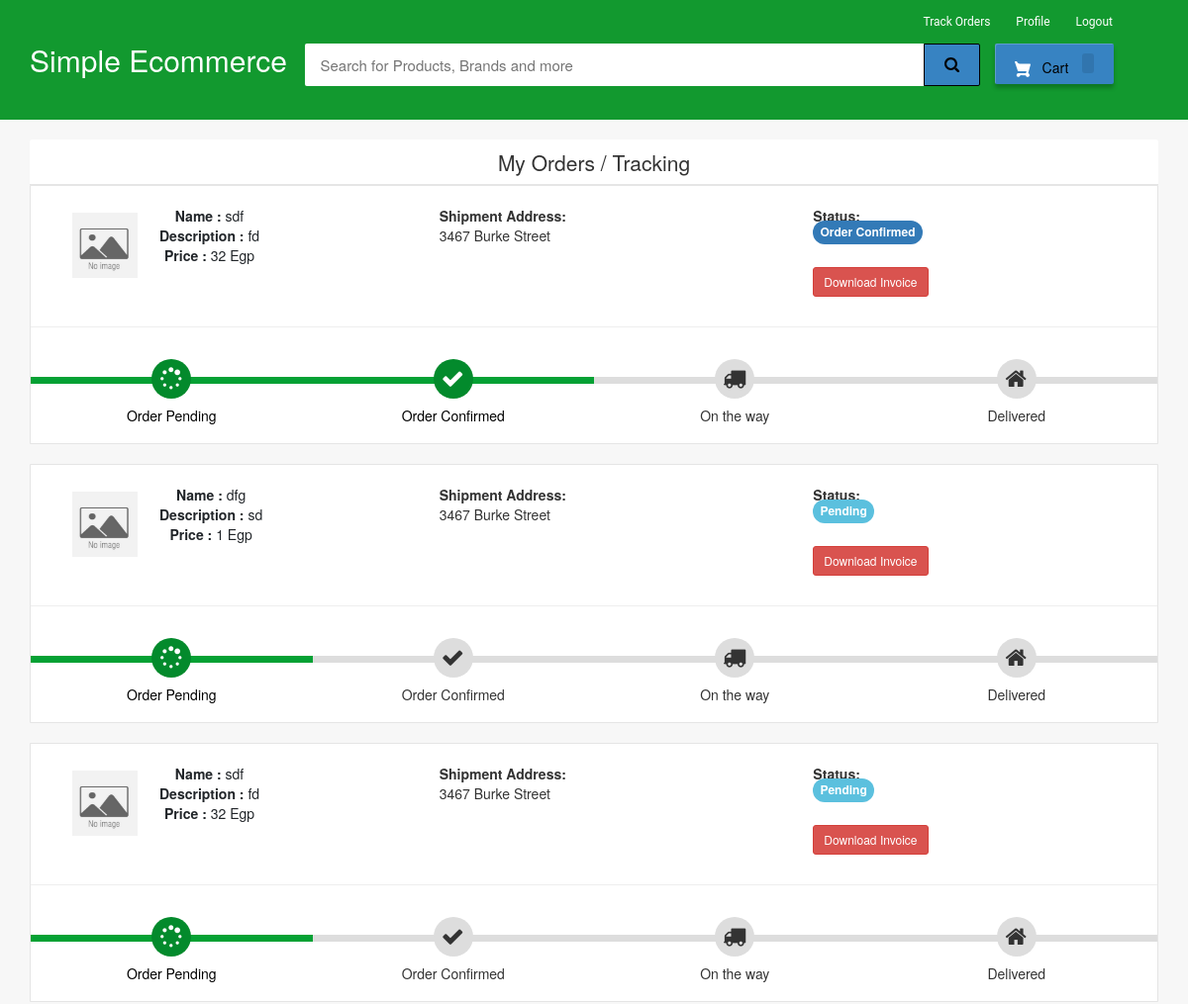
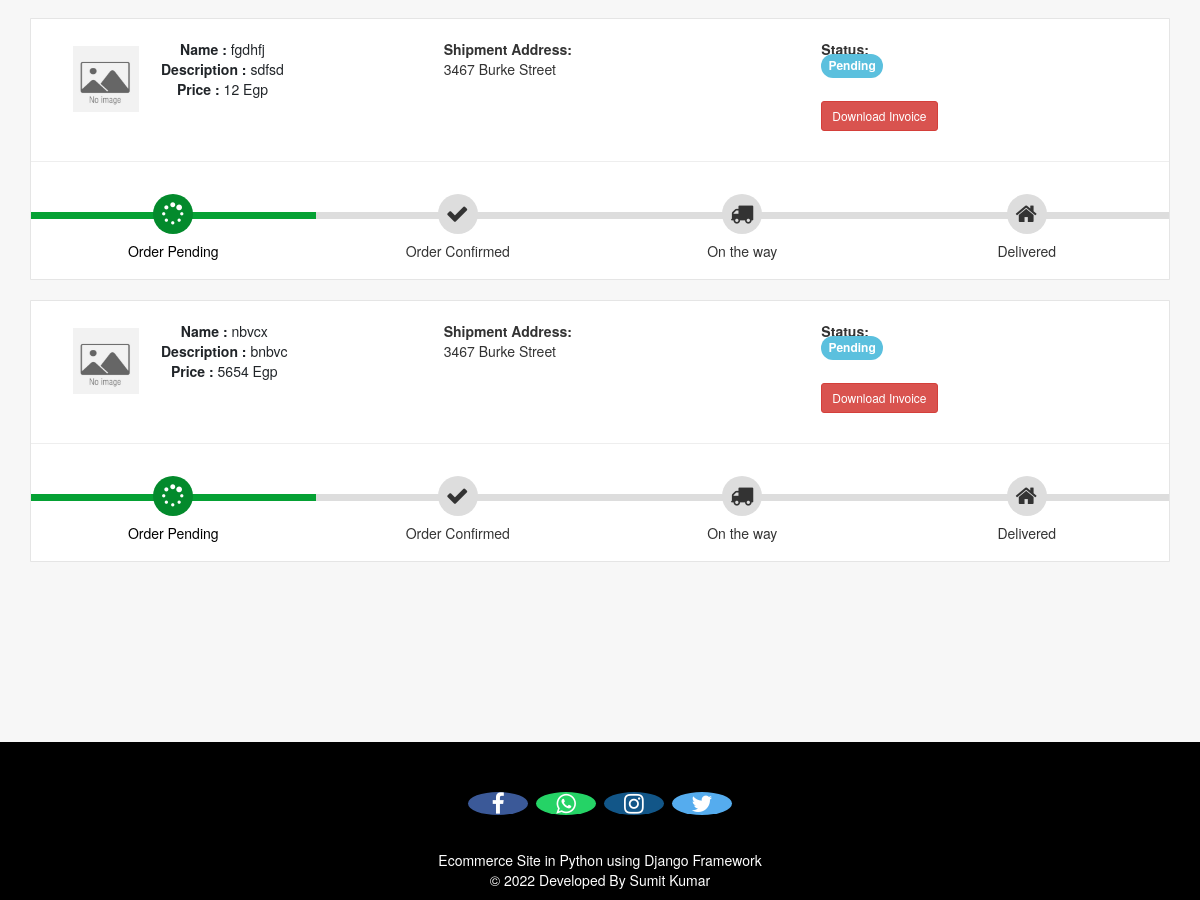
The app's page /my-order (signed in) with its own data (2 pictures, top to bottom).
### ecom/models.py (models this page shows, shortened)
class Product(models.Model):
    name=models.CharField(max_length=40)
    product_image= models.ImageField(upload_to='product_image/',null=True,blank=True)
    price = models.PositiveIntegerField()
    description=models.CharField(max_length=40)

class Orders(models.Model):
    STATUS =(
        ('Pending','Pending'),
        ('Order Confirmed','Order Confirmed'),
        ('Out for Delivery','Out for Delivery'),
        ('Delivered','Delivered'),
    )
    customer=models.ForeignKey('Customer', on_delete=models.CASCADE,null=True)
    product=models.ForeignKey('Product',on_delete=models.CASCADE,null=True)
    email = models.CharField(max_length=50,null=True)
    address = models.CharField(max_length=500,null=True)
    mobile = models.CharField(max_length=20,null=True)
    order_date= models.DateField(auto_now_add=True,null=True)
    status=models.CharField(max_length=50,null=True,choices=STATUS)

### ecom/views.py (the view)
# urls.py: path('my-order', views.my_order_view,name='my-order'),
@login_required(login_url='customerlogin')
@user_passes_test(is_customer)
def my_order_view(request):
    customer=models.Customer.objects.get(user_id=request.user.id)
    orders=models.Orders.objects.all().filter(customer_id = customer)
    ordered_products=[]
    for order in orders:
        ordered_product=models.Product.objects.all().filter(id=order.product.id)
        ordered_products.append(ordered_product)
    return render(request,'ecom/my_order.html',{'data':zip(ordered_products,orders)})

### ecom/views.py (called while the page is built)
def is_customer(user):
    return user.groups.filter(name='CUSTOMER').exists()

### templates/ecom/my_order.html (shortened to what this page needs)
{% extends 'ecom/customer_base.html' %}
{% load static %}
{% block content %}
<br>
<div class="container">
    <header class="card-header" style="text-align:center; font-size: 21px"> My Orders / Tracking </header>
    {% for products,order in data %}
    <article class="card">
        <div class="card-body">
            <ul class="row" style="margin-left:20px;margin-top:20px;">
                <li class="col-md-4">
                  <figure class="itemside mb-3">
                    {%for product in products%}
                    {% if p.product_image %}
                    <div class="aside"><img src="{% static product.product_image.url %}" class="img-sm border"></div>
                    {%else%}
                    <div class="aside"><img src="{% static 'images/nopic.jpg' %}" class="img-sm border"></div>
                    {%endif%}
                      <figcaption class="info align-self-center">
                          <p class="title"><strong>Name : </strong>{{product.name}} <br> <strong>Description : </strong>{{product.description}} <br> <strong>Price : </strong>{{product.price}} Egp</p>
                      </figcaption>
                  </figure>
                </li>
                <li class="col-md-4">
                    <div class="col"> <strong>Shipment Address:</strong> <br> {{order.address}}</div>
                </li>
                <li class="col-md-4">
                    <div class="col"> <strong>Status:</strong> <br>
                        {% if order.status == 'Pending'%}
                        <td> <span class="label label-info" style="font-size: 12px; border-radius: 30px;">{{order.status}}</span></td>
                        {% elif order.status == 'Delivered' %}
                        <td> <span class="label label-success" style="font-size: 12px; border-radius: 30px;">{{order.status}}</span></td>
                        {% elif order.status == 'Out for Delivery' %}
                        <td> <span class="label label-default" style="font-size: 12px; border-radius: 30px;">{{order.status}}</span></td>
                        {%else%}
                          <td> <span class="label label-primary" style="font-size: 12px; border-radius: 30px;">{{order.status}}</span></td>
                        {%endif%}
                    </div> <br>
                    <h4><a style="text-decoration:none;" href="{% url 'download-invoice' order.id product.id  %}" ><button class="btn btn-danger btn-sm">Download Invoice</button></a></h4>
                </li>
                {%endfor%}
            </ul>
            <hr>
            <div class="track">
                {%if order.status == 'Pending' %}
                <div class="step active"> <span class="icon"> <i style="padding-top:3px; padding-right:25px;" class="fa fa-spinner"></i> </span> <span class="text">Order Pending</span> </div>
                <div class="step "> <span class="icon"> <i style="padding-top:3px; padding-right:25px;" class="fa fa-check"></i> </span> <span class="text"> Order Confirmed</span> </div>
                <div class="step "> <span class="icon"> <i style="padding-top:3px; padding-right:25px;" class="fa fa-truck"></i> </span> <span class="text"> On the way </span> </div>
                <div class="step "> <span class="icon"> <i style="padding-top:3px; padding-right:25px;" class="fa fa-home"></i> </span> <span class="text">Delivered</span> </div>
                {%elif order.status == 'Order Confirmed' %}
                <div class="step active"> <span class="icon"> <i style="padding-top:3px; padding-right:25px;" class="fa fa-spinner"></i> </span> <span class="text">Order Pending</span> </div>
                <div class="step active"> <span class="icon"> <i style="padding-top:3px; padding-right:25px;" class="fa fa-check"></i> </span> <span class="text"> Order Confirmed</span> </div>
                <div class="step "> <span class="icon"> <i style="padding-top:3px; padding-right:25px;" class="fa fa-truck"></i> </span> <span class="text"> On the way </span> </div>
                <div class="step "> <span class="icon"> <i style="padding-top:3px; padding-right:25px;" class="fa fa-home"></i> </span> <span class="text">Delivered</span> </div>
                {%endif%}
            </div>
        </div>
    </article><br>
    {%endfor%}
</div>
<br><br><br><br><br>
{% endblock content %}

### templates/ecom/customer_base.html (shortened to what this page needs)
<html>
{% load static %}
<head>
<link rel="stylesheet" href="https://maxcdn.bootstrapcdn.com/bootstrap/3.3.0/css/bootstrap.min.css">
<link rel="stylesheet" href="https://maxcdn.bootstrapcdn.com/font-awesome/4.7.0/css/font-awesome.min.css">
</head>
<body>
<div id="navbar">
    <div class="container">
        <div class="row row1">
            <ul class="largenav pull-right">
                <li class="upper-links"><a class="links" href="/my-order">Track Orders</a></li>
                <li class="upper-links"><a class="links" href="/my-profile">Profile</a></li>
                <li class="upper-links"><a class="links" href="/logout">Logout</a></li>
            </ul>
        </div>
        <div class="row row2">
            <div class="col-sm-3">
                <h2 style="margin:0px;"><a style="text-decoration:none; color:white;" href="/"><span class="largenav">Simple Ecommerce </span></a></h2>
            </div>
            <div class="navbar-search smallsearch col-sm-7 col-xs-11">
              <form  action="/search" method="get">
                <div class="row"> <input class="navbar-input col-xs-11" type="search" placeholder="Search for Products, Brands and more" name="query" id="query">
                  <button class="navbar-button col-xs-1" type="submit">
                  </button>
                </div>
              </form>
            </div>
            <div class="cart1 largenav col-sm-2"> <a class="cart-button" href="/cart">  Cart <span class="item-number ">{{ product_count_in_cart }}</span> </a> </div>
        </div>
    </div>
</div>
{% block content %}
{% endblock content %}
<br><br><br>
<footer>
  <br>
  <p>
    <a href="#" class="fa fa-facebook"></a>
    <a href="#" class="fa fa-whatsapp"></a>
    <a href="#" class="fa fa-instagram"></a>
    <a href="#" class="fa fa-twitter"></a>
  </p>
  <br>
  <div class="container">
    <div class="row">
      <div class="col-md-12 col-sm-12">
        <div style="color:#ffffff;" class="wow fadeInUp footer-copyright">
          <p>Ecommerce Site in Python using Django Framework<br>
            &copy; 2022 Developed By Sumit Kumar </p>
        </div>
      </div>
    </div>
  </div>
</footer>
</body>
</html>

### templates/ecom/customer_base.html (style rules this page uses)
body { background-color: #f7f7f7; }
#navbar { background-color: #12992f; color: black; }
.row1 { padding-top: 10px; padding-right: 50px }
.row2 { padding-bottom: 20px }
.navbar-input { padding: 11px 16px; border-radius: 2px 0 0 2px; border: 0 none; outline: 0 none; font-size: 15px }
.navbar-button { background-color: #3783c2; border: 1px solid #000000; border-radius: 0 2px 2px 0; color: #ffffff; padding: 10px 0; height: 43px; cursor: pointer }
.cart-button { background-color: #3783c2; box-shadow: 0 4px 4px 0 rgba(0, 0, 0, .23), inset 1px 1px 0 0 hsla(0, 0%, 100%, .2); padding: 10px 0; text-align: center; height: 41px; border-radius: 2px; font-weight: 500; width: 120px; display: inline-block; color: #FFFFFF; text-decoration: none; color: inherit; border: none; outline: none }
.cart-svg { display: inline-block; width: 16px; height: 16px; vertical-align: middle; margin-right: 8px }
.item-number { border-radius: 3px; background-color: rgba(0, 0, 0, .1); height: 20px; padding: 3px 6px; font-weight: 500; display: inline-block; color: #fff; line-height: 12px; margin-left: 10px }
.upper-links { display: inline-block; padding: 0 11px; line-height: 23px; font-family: 'Roboto', sans-serif; letter-spacing: 0; color: inherit; border: none; outline: none; font-size: 12px }
.links { color: #fff; text-decoration: none }
.largenav { display: none }
.smallsearch { margin-left: 15px; margin-top: 15px }
footer { padding: 0px 0px 0px 0px; background-color: black; margin: 0px; }
.fa { font-size: 23px; width: 60px; text-align: center; text-decoration: none; margin: 5px 2px; border-radius: 50%; }
.fa-facebook { background: #3B5998; color: white; margin-top: 30px; }
.fa-whatsapp { background: #25d366; color: white; }
.fa-twitter { background: #55ACEE; color: white; }
.fa-instagram { background: #125688; color: white; }
p { text-align: center; }
@media screen and (min-width: 768px) { .largenav { display: block } }
@media screen and (min-width: 768px) { .smallsearch { margin: 0px } }

### templates/ecom/my_order.html (style rules this page uses)
body { background-color: #f7f7f7; }
.container { margin-top: 0px; margin-bottom: 0px }
.card { position: relative; display: -webkit-box; display: -ms-flexbox; display: flex; -webkit-box-orient: vertical; -webkit-box-direction: normal; -ms-flex-direction: column; flex-direction: column; min-width: 0; word-wrap: break-word; background-color: #fff; background-clip: border-box; border: 1px solid rgba(0, 0, 0, 0.1); border-radius: 0.10rem }
.card-header:first-child { border-radius: calc(0.37rem - 1px) calc(0.37rem - 1px) 0 0 }
.card-header { padding: 0.75rem 1.25rem; margin-bottom: 0; background-color: #fff; border-bottom: 1px solid rgba(0, 0, 0, 0.1) }
.track { position: relative; background-color: #ddd; height: 7px; display: -webkit-box; display: -ms-flexbox; display: flex; margin-bottom: 60px; margin-top: 50px }
.track .step { -webkit-box-flex: 1; -ms-flex-positive: 1; flex-grow: 1; width: 25%; margin-top: -18px; text-align: center; position: relative }
.track .step.active:before { background: #05a134 }
.track .step::before { height: 7px; position: absolute; content: ""; width: 100%; left: 0; top: 18px }
.track .step.active .icon { background: #038a2c; color: #fff }
.track .icon { display: inline-block; width: 40px; height: 40px; line-height: 40px; position: relative; border-radius: 100%; background: #ddd }
.track .step.active .text { font-weight: 400; color: #000 }
.track .text { display: block; margin-top: 7px }
.itemside { position: relative; display: -webkit-box; display: -ms-flexbox; display: flex; width: 100% }
.itemside .aside { position: relative; -ms-flex-negative: 0; flex-shrink: 0 }
.img-sm { width: 80px; height: 80px; padding: 7px }
ul.row, ul.row-sm { list-style: none; padding: 0 }
.itemside .info { padding-left: 15px; padding-right: 7px }
.itemside .title { display: block; margin-bottom: 5px; color: #212529 }
p { margin-top: 0; margin-bottom: 1rem }

### records on screen
Orders: address "3467 Burke Street", status "Order Confirmed", shows "Order Pending"
Product: name "sdf", description "fd", price "32"
Orders: address "3467 Burke Street", status "Pending", shows "Order Pending"
Product: name "dfg", description "sd", price "1"
Orders: address "3467 Burke Street", status "Pending", shows "Order Pending"
Orders: address "3467 Burke Street", status "Pending", shows "Order Pending"
Product: name "fgdhfj", description "sdfsd", price "12"
Orders: address "3467 Burke Street", status "Pending", shows "Order Pending"
Product: name "nbvcx", description "bnbvc", price "5654"
